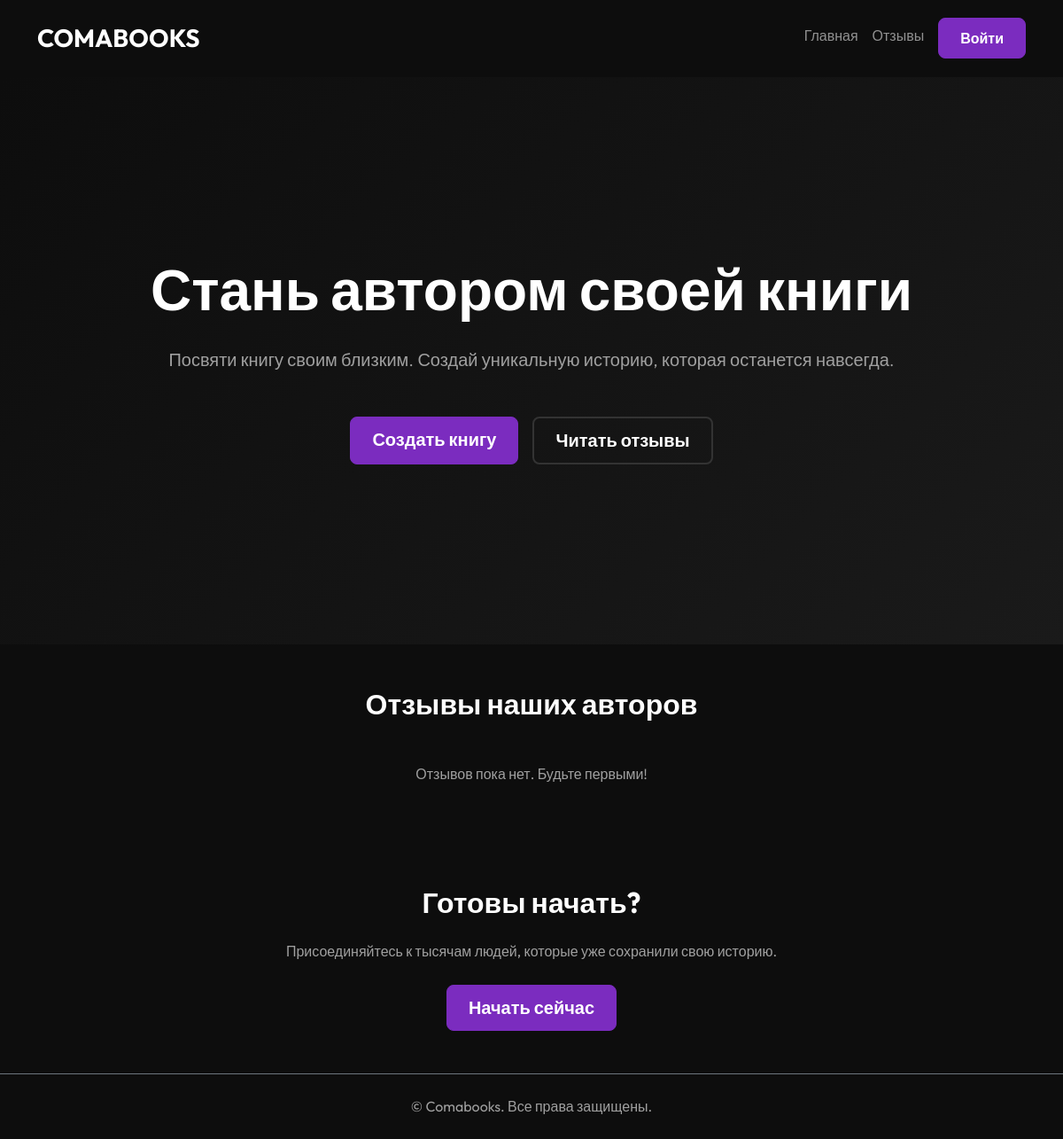
Before: / with the older database file.
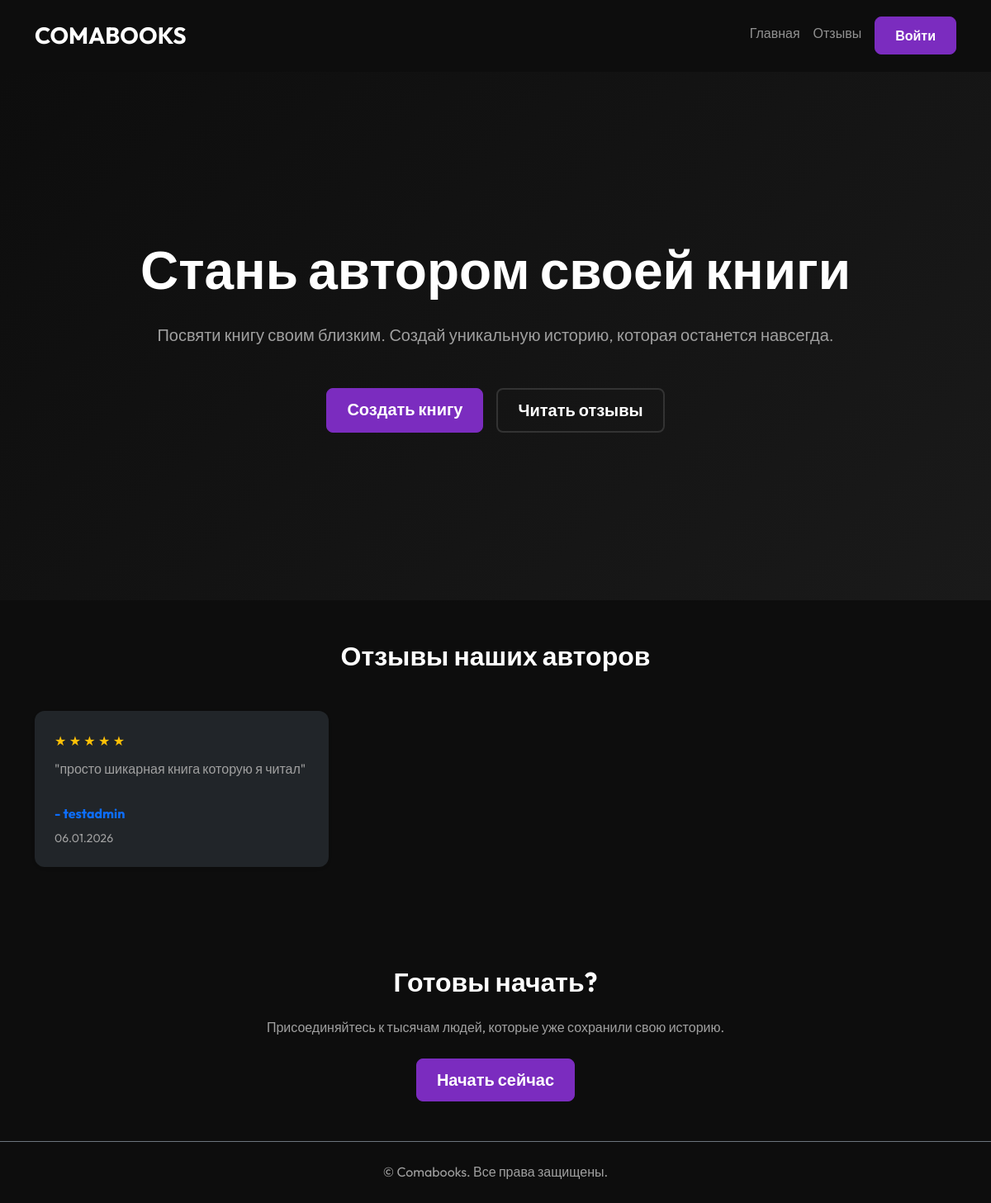
After: the same page with the newer database file.
### config/models.py (models this page shows, shortened)
class Review(models.Model):
    user = models.ForeignKey(settings.AUTH_USER_MODEL, on_delete=models.CASCADE, verbose_name="Пользователь")
    book = models.ForeignKey(Book, on_delete=models.SET_NULL, null=True, blank=True, verbose_name="Книга")
    text = models.TextField(verbose_name="Текст отзыва")
    rating = models.IntegerField(default=5, verbose_name="Оценка (1-5)")
    created_at = models.DateTimeField(auto_now_add=True, verbose_name="Дата создания")
    class Meta:
        verbose_name = "Отзыв"
        verbose_name_plural = "Отзывы"

class CustomUser(AbstractUser):
    pass

### config/views.py (the view)
# urls.py: path("", views.home, name="home"),
def home(request):
    reviews = Review.objects.all().order_by('-created_at')[:6]
    return render(request, "home.html", {"reviews": reviews})

### templates/home.html
{% extends "_base.html" %}
{% load static %}
{% block content %}
<section class="hero-section text-center d-flex align-items-center justify-content-center"
    style="min-height: 80vh; background: linear-gradient(135deg, #0d0d0d 0%, #1a1a1a 100%);">
    <div class="container">
        <h1 class="display-3 fw-bold mb-4">Стань автором своей книги</h1>
        <p class="lead mb-5 text-muted">Посвяти книгу своим близким. Создай уникальную историю, которая останется
            навсегда.</p>
        <div class="d-flex justify-content-center gap-3">
            <a href="{% url 'create_book' %}" class="btn btn-primary btn-lg">Создать книгу</a>
            <a href="#reviews" class="btn btn-secondary btn-lg">Читать отзывы</a>
        </div>
    </div>
</section>
<section id="reviews" class="py-5 bg-darker">
    <div class="container">
        <h2 class="text-center mb-5">Отзывы наших авторов</h2>
        <div class="row">
            {% for review in reviews %}
            <div class="col-md-4 mb-4">
                <div class="card p-4 h-100 shadow-sm border-0 bg-dark text-light">
                    <div class="mb-2">
                        {% for i in "12345"|make_list %}
                        {% if forloop.counter <= review.rating %} <span class="text-warning">★</span>
                            {% else %}
                            <span class="text-muted">★</span>
                            {% endif %}
                            {% endfor %}
                    </div>
                    <p class="card-text flex-grow-1">"{{ review.text }}"</p>
                    <h6 class="mt-3 card-title text-primary">- {{ review.user.username }}</h6>
                    <small class="text-muted">{{ review.created_at|date:"d.m.Y" }}</small>
                </div>
            </div>
            {% empty %}
            <div class="col-12 text-center">
                <p class="text-muted">Отзывов пока нет. Будьте первыми!</p>
            </div>
            {% endfor %}
        </div>
    </div>
</section>
<section class="py-5 text-center">
    <div class="container">
        <h2 class="mb-4">Готовы начать?</h2>
        <p class="text-muted mb-4">Присоединяйтесь к тысячам людей, которые уже сохранили свою историю.</p>
        <a href="{% url 'create_book' %}" class="btn btn-primary btn-lg">Начать сейчас</a>
    </div>
</section>
{% endblock %}

Changed rows visible on the page:
added Review: rating 5 (drawn), text "просто шикарная книга которую я читал", user.username "testadmin", created_at "06.01.2026"
Other visible differences:
text no longer shown: "Отзывов пока нет. Будьте первыми!"
